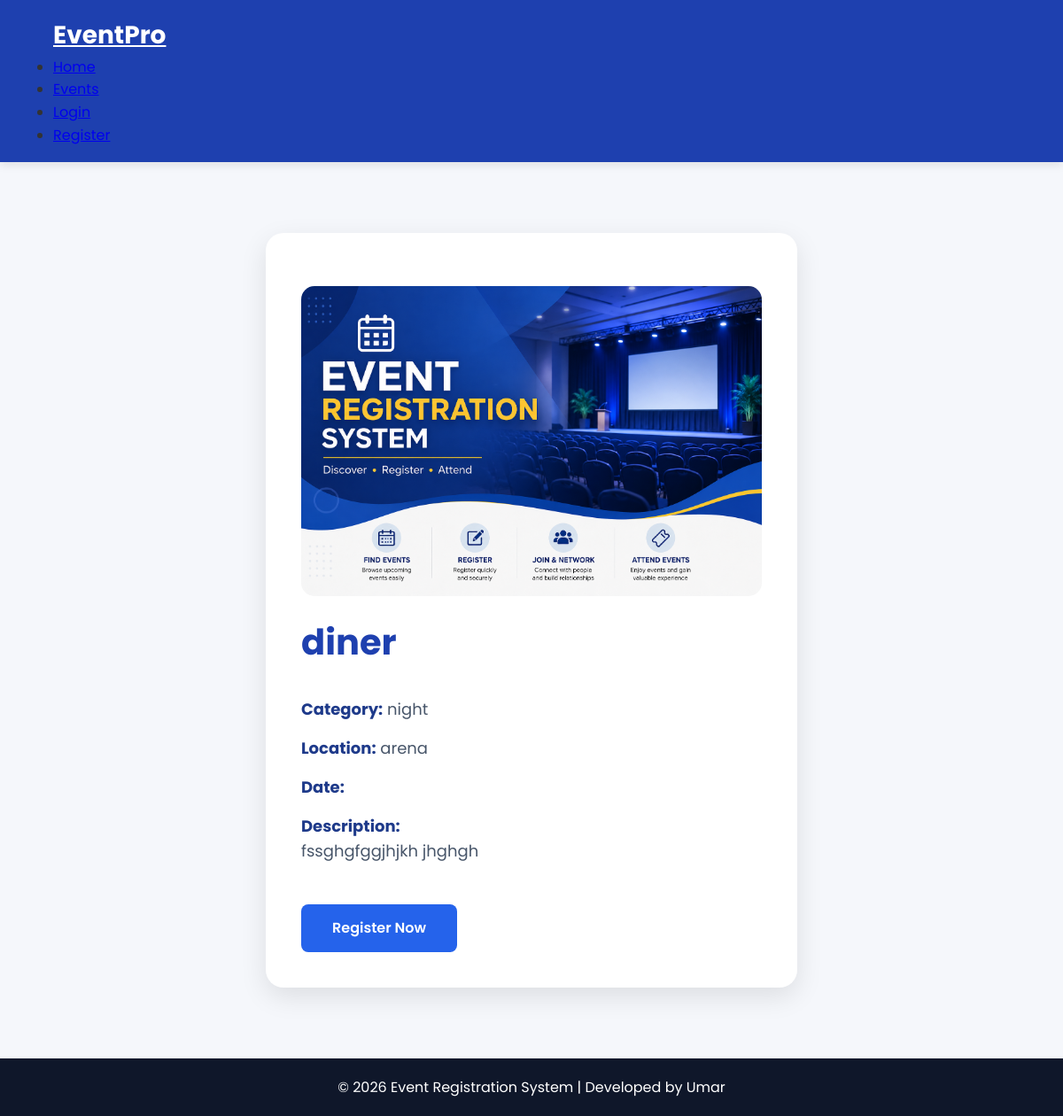
The app's page /events/2/ with its own data.
### events/models.py (models this page shows, shortened)
class Event(models.Model):
    title = models.CharField(max_length=200)
    category = models.CharField(max_length=100)
    location = models.CharField(max_length=200)
    event_date = models.DateField()
    event_time = models.TimeField()
    description = models.TextField()
    image = models.ImageField(
        upload_to="events/",
        blank=True,
        null=True
    )
    seats = models.PositiveIntegerField()
    created_at = models.DateTimeField(auto_now_add=True)
    created_by = models.ForeignKey(
        User,
        on_delete=models.CASCADE,
        related_name="events"
    )

### events/views.py (the view)
# urls.py: path('events/<int:id>/', views.event_detail, name='event_detail'),
def event_detail(request, id):
    event = get_object_or_404(Event, id=id)
    context = {
        "event": event
    }
    return render(request, "event_detail.html", context)

### events/templates/event_detail.html (shortened to what this page needs)
{% extends 'base.html' %}
{% load static%}
{% block content %}
<section class="event-detail">
    <div class="detail-card">
      {% if event.image %}
    <img src="{{ event.image.url }}" class="event-image">
{% else %}
    {% load static %}
    <img src="{% static 'images/default-event.jpg' %}" class="event-image">
{% endif %}
        <h1>
            {{ event.title }}
        </h1>
        <p>
            <strong>Category:</strong>
            {{ event.category }}
        </p>
        <p>
            <strong>Location:</strong>
            {{ event.location }}
        </p>
        <p>
            <strong>Date:</strong>
        </p>
        {% if event.description %}
        <p>
            <strong>Description:</strong>
            <br>
            {{ event.description }}
        </p>
        {% endif %}
        <a href="{% url 'register_event' event.id %}" class="btn">
    Register Now
</a>
    </div>
</section>
{% endblock %}

### events/static/css/style.css (style rules this page uses)
* { margin:0; padding:0; box-sizing:border-box; font-family:"Poppins",sans-serif; }
body { background:#f5f7fb; color:#333; line-height:1.6; }
.btn { display:inline-block; background:#2563eb; color:white; padding:14px 35px; border-radius:8px; text-decoration:none; font-weight:600; transition:.3s; }
.event-detail { padding:80px 10%; display:flex; justify-content:center; }
.detail-card { background:white; width:600px; padding:40px; border-radius:20px; box-shadow: 0 10px 30px rgba(0,0,0,.1); }
.detail-card h1 { color:#1e40af; font-size:40px; margin-bottom:30px; }
.detail-card p { color:#475569; font-size:18px; margin-bottom:15px; }
.detail-card strong { color:#1e3a8a; }
.detail-card .btn { margin-top:30px; }
.event-image { width:100%; max-width:800px; height:350px; object-fit:cover; display:block; margin:20px auto; border-radius:15px; }

### records on screen
Event: title "diner", category "night", location "arena", description "fssghgfggjhjkh jhghgh"
